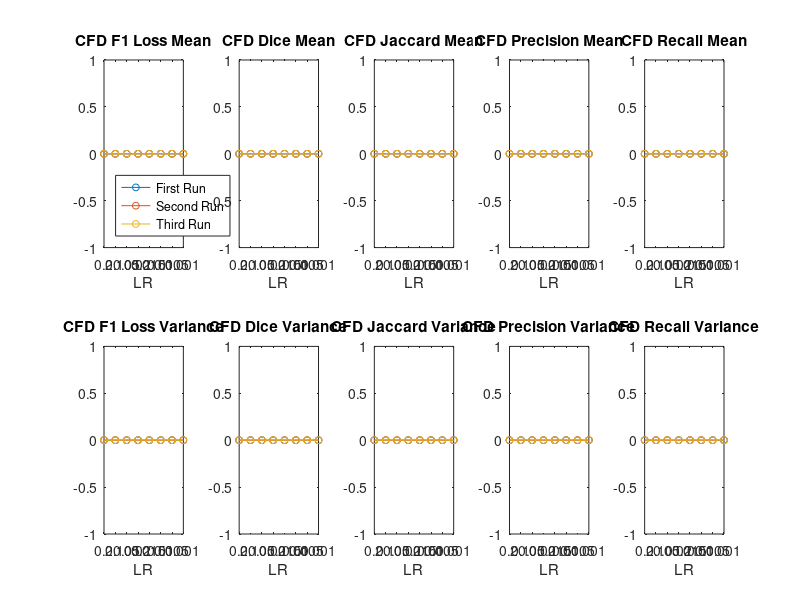

Write MATLAB code to recreate this figure.
dinfo = dir('*.log');

data(:,:,:) = zeros(8, 10, 3);
% LR x Value x Iteration

% Learning rates 0.2 0.1 0.05 0.02 0.015 0.01 0.005 0.001

for n = 1 : length(dinfo)
    fileName = dinfo(n).name;
    lr = str2double(append("0.", erase(fileName, ["CFD", ".log", "First", "Second", "Third"])));
    
    if lr == 0.2
        lrIDX = 1;
    elseif lr == 0.1
        lrIDX = 2;
    elseif lr == 0.05
        lrIDX = 3;
    elseif lr == 0.02
        lrIDX = 4;
    elseif lr == 0.015
        lrIDX = 5;
    elseif lr == 0.01
        lrIDX = 6;
    elseif lr == 0.005
        lrIDX = 7;
    elseif lr == 0.001
        lrIDX = 8;
    end
    
    iteration = erase(fileName, ["CFD", ".log"]);
    index = find(isletter(iteration), 1);
    iteration(1:index-1) = [];
    
    fprintf(iteration);
    
    if strcmp(iteration, 'First')
        iterIDX = 1;
    elseif strcmp(iteration, 'Second')
        iterIDX = 2;
    else
        iterIDX = 3;
    end
    
    FID = fopen(fileName);
    fileData = textscan(FID, '%s');
    fclose(FID);
    
    % Idx 4 & 5 = F1 Loss mean & variance
    % Idx 8 & 9 = Dice mean & variance
    % Idx 12 & 13 = Jaccard mean & variance
    % Idx 16 & 17 = Precision mean & variance
    % Idx 20 & 21 = Recall mean & variance
    stringData = string(fileData{:});
    
    data(lrIDX, 1, iterIDX) = str2double(stringData{4});
    data(lrIDX, 2, iterIDX) = str2double(stringData{5});
    data(lrIDX, 3, iterIDX) = str2double(stringData{8});
    data(lrIDX, 4, iterIDX) = str2double(stringData{9});
    data(lrIDX, 5, iterIDX) = str2double(stringData{12});
    data(lrIDX, 6, iterIDX) = str2double(stringData{13});
    data(lrIDX, 7, iterIDX) = str2double(stringData{16});
    data(lrIDX, 8, iterIDX) = str2double(stringData{17});
    data(lrIDX, 9, iterIDX) = str2double(stringData{20});
    data(lrIDX, 10, iterIDX) = str2double(stringData{21});
    
    data(isnan(data))=0;
end

subplot(2, 5, 1);
plot(data(:, 1, 1), '-o', 'MarkerSize', 5);
hold on;
plot(data(:, 1, 2), '-o', 'MarkerSize', 5);
plot(data(:, 1, 3), '-o', 'MarkerSize', 5);
hold off;
xticks([1, 2, 3, 4, 5, 6, 7, 8]);
xticklabels({0.2, 0.1, 0.05, 0.02, 0.015, 0.01, 0.005, 0.001});
xtickangle(45);
legend({'First Run', 'Second Run', 'Third Run'},'Location','southwest')
xlabel('LR') 
title('CFD F1 Loss Mean');

subplot(2, 5, 6);
plot(data(:, 2, 1), '-o', 'MarkerSize', 5);
hold on;
plot(data(:, 2, 2), '-o', 'MarkerSize', 5);
plot(data(:, 2, 3), '-o', 'MarkerSize', 5);
hold off;
xticks([1, 2, 3, 4, 5, 6, 7, 8]);
xticklabels({0.2, 0.1, 0.05, 0.02, 0.015, 0.01, 0.005, 0.001});
xtickangle(45);
xlabel('LR') 
title('CFD F1 Loss Variance');

subplot(2, 5, 2);
plot(data(:, 3, 1), '-o', 'MarkerSize', 5);
hold on;
plot(data(:, 3, 2), '-o', 'MarkerSize', 5);
plot(data(:, 3, 3), '-o', 'MarkerSize', 5);
hold off;
xticks([1, 2, 3, 4, 5, 6, 7, 8]);
xticklabels({0.2, 0.1, 0.05, 0.02, 0.015, 0.01, 0.005, 0.001});
xtickangle(45);
xlabel('LR') 
title('CFD Dice Mean');

subplot(2, 5, 7);
plot(data(:, 4, 1), '-o', 'MarkerSize', 5);
hold on;
plot(data(:, 4, 2), '-o', 'MarkerSize', 5);
plot(data(:, 4, 3), '-o', 'MarkerSize', 5);
hold off;
xticks([1, 2, 3, 4, 5, 6, 7, 8]);
xticklabels({0.2, 0.1, 0.05, 0.02, 0.015, 0.01, 0.005, 0.001});
xtickangle(45);
xlabel('LR') 
title('CFD Dice Variance');

subplot(2, 5, 3);
plot(data(:, 5, 1), '-o', 'MarkerSize', 5);
hold on;
plot(data(:, 5, 2), '-o', 'MarkerSize', 5);
plot(data(:, 5, 3), '-o', 'MarkerSize', 5);
hold off;
xticks([1, 2, 3, 4, 5, 6, 7, 8]);
xticklabels({0.2, 0.1, 0.05, 0.02, 0.015, 0.01, 0.005, 0.001});
xtickangle(45);
xlabel('LR') 
title('CFD Jaccard Mean');

subplot(2, 5, 8);
plot(data(:, 6, 1), '-o', 'MarkerSize', 5);
hold on;
plot(data(:, 6, 2), '-o', 'MarkerSize', 5);
plot(data(:, 6, 3), '-o', 'MarkerSize', 5);
hold off;
xticks([1, 2, 3, 4, 5, 6, 7, 8]);
xticklabels({0.2, 0.1, 0.05, 0.02, 0.015, 0.01, 0.005, 0.001});
xtickangle(45);
xlabel('LR') 
title('CFD Jaccard Variance');

subplot(2, 5, 4);
plot(data(:, 7, 1), '-o', 'MarkerSize', 5);
hold on;
plot(data(:, 7, 2), '-o', 'MarkerSize', 5);
plot(data(:, 7, 3), '-o', 'MarkerSize', 5);
hold off;
xticks([1, 2, 3, 4, 5, 6, 7, 8]);
xticklabels({0.2, 0.1, 0.05, 0.02, 0.015, 0.01, 0.005, 0.001});
xtickangle(45);
xlabel('LR') 
title('CFD Precision Mean');

subplot(2, 5, 9);
plot(data(:, 8, 1), '-o', 'MarkerSize', 5);
hold on;
plot(data(:, 8, 2), '-o', 'MarkerSize', 5);
plot(data(:, 8, 3), '-o', 'MarkerSize', 5);
hold off;
xticks([1, 2, 3, 4, 5, 6, 7, 8]);
xticklabels({0.2, 0.1, 0.05, 0.02, 0.015, 0.01, 0.005, 0.001});
xtickangle(45);
xlabel('LR') 
title('CFD Precision Variance');

subplot(2, 5, 5);
plot(data(:, 9, 1), '-o', 'MarkerSize', 5);
hold on;
plot(data(:, 9, 2), '-o', 'MarkerSize', 5);
plot(data(:, 9, 3), '-o', 'MarkerSize', 5);
hold off;
xticks([1, 2, 3, 4, 5, 6, 7, 8]);
xticklabels({0.2, 0.1, 0.05, 0.02, 0.015, 0.01, 0.005, 0.001});
xtickangle(45);
xlabel('LR') 
title('CFD Recall Mean');

subplot(2, 5, 10);
plot(data(:, 10, 1), '-o', 'MarkerSize', 5);
hold on;
plot(data(:, 10, 2), '-o', 'MarkerSize', 5);
plot(data(:, 10, 3), '-o', 'MarkerSize', 5);
hold off;
xticks([1, 2, 3, 4, 5, 6, 7, 8]);
xticklabels({0.2, 0.1, 0.05, 0.02, 0.015, 0.01, 0.005, 0.001});
xtickangle(45);
xlabel('LR') 
title('CFD Recall Variance');
